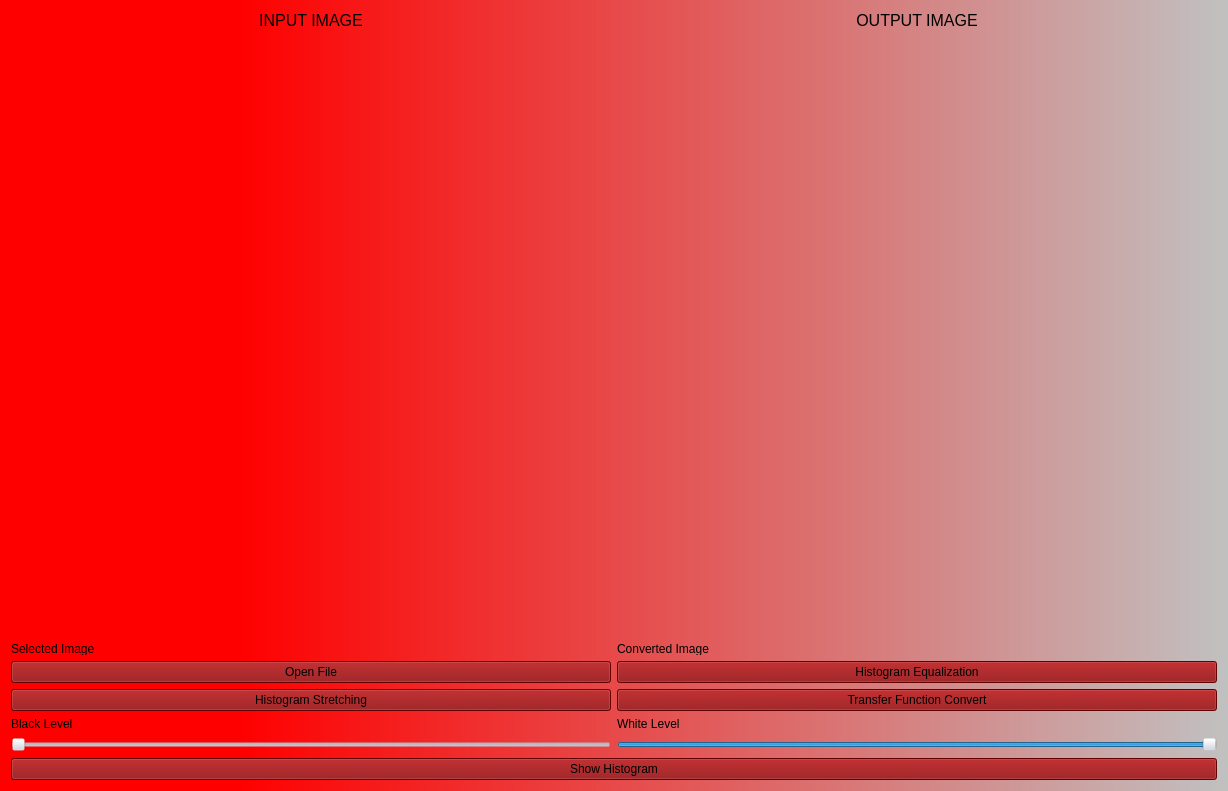
      <widget class="QWidget" name="HW3">
       <property name="styleSheet">
        <string notr="true">background-color: rgba(199, 204, 219,0);
background-color: qlineargradient(spread:pad, x1:0, y1:0, x2:1, y2:0, stop:0.194444 rgba(255, 0, 0, 255), stop:1 rgba(193, 193, 193, 255));</string>
       </property>
       <attribute name="title">
        <string>HW3</string>
       </attribute>
       <layout class="QGridLayout" name="gridLayout_2">
        <item row="6" column="0">
         <widget class="QSlider" name="blackSlider">
          <property name="styleSheet">
           <string notr="true">background-color: rgba(199, 204, 219,0);
color: rgb(0, 0, 0);</string>
          </property>
          <property name="maximum">
           <number>255</number>
          </property>
          <property name="orientation">
           <enum>Qt::Horizontal</enum>
          </property>
         </widget>
        </item>
        <item row="0" column="1">
         <widget class="QLabel" name="label_22">
          <property name="maximumSize">
           <size>
            <width>16777215</width>
            <height>25</height>
           </size>
          </property>
          <property name="font">
           <font>
            <pointsize>12</pointsize>
           </font>
          </property>
          <property name="styleSheet">
           <string notr="true">background-color: rgba(199, 204, 219,0);
color: rgb(0, 0, 0);</string>
          </property>
          <property name="text">
           <string>OUTPUT IMAGE</string>
          </property>
          <property name="alignment">
           <set>Qt::AlignCenter</set>
          </property>
         </widget>
        </item>
        <item row="1" column="1">
         <widget class="QLabel" name="newImage_2">
          <property name="minimumSize">
           <size>
            <width>600</width>
            <height>600</height>
           </size>
          </property>
          <property name="styleSheet">
           <string notr="true">background-color: rgba(199, 204, 219,0);
</string>
          </property>
          <property name="text">
           <string/>
          </property>
          <property name="alignment">
           <set>Qt::AlignJustify|Qt::AlignVCenter</set>
          </property>
         </widget>
        </item>
        <item row="2" column="0">
         <widget class="QLabel" name="label_select">
          <property name="maximumSize">
           <size>
            <width>16777215</width>
            <height>13</height>
           </size>
          </property>
          <property name="styleSheet">
           <string notr="true">background-color: rgba(199, 204, 219,0);
color: rgb(0, 0, 0);</string>
          </property>
          <property name="text">
           <string>Selected Image</string>
          </property>
         </widget>
        </item>
        <item row="3" column="0">
         <widget class="QPushButton" name="openFile">
          <property name="styleSheet">
           <string notr="true">background-color: rgb(135, 0, 2);</string>
          </property>
          <property name="text">
           <string>Open File</string>
          </property>
         </widget>
        </item>
        <item row="1" column="0">
         <widget class="QLabel" name="mainImage_2">
          <property name="minimumSize">
           <size>
            <width>600</width>
            <height>600</height>
           </size>
          </property>
          <property name="styleSheet">
           <string notr="true">background-color: rgba(199, 204, 219,0);</string>
          </property>
          <property name="text">
           <string/>
          </property>
          <property name="alignment">
           <set>Qt::AlignJustify|Qt::AlignVCenter</set>
          </property>
         </widget>
        </item>
        <item row="5" column="1">
         <widget class="QLabel" name="label_18">
          <property name="styleSheet">
           <string notr="true">background-color: rgba(199, 204, 219,0);
color: rgb(0, 0, 0);</string>
          </property>
          <property name="text">
           <string>White Level</string>
          </property>
         </widget>
        </item>
        <item row="2" column="1">
         <widget class="QLabel" name="label_convert">
          <property name="maximumSize">
           <size>
            <width>16777215</width>
            <height>13</height>
           </size>
          </property>
          <property name="styleSheet">
           <string notr="true">background-color: rgba(199, 204, 219,0);
color: rgb(0, 0, 0);</string>
          </property>
          <property name="text">
           <string>Converted Image</string>
          </property>
         </widget>
        </item>
        <item row="4" column="1">
         <widget class="QPushButton" name="transferButton">
          <property name="styleSheet">
           <string notr="true">background-color: rgb(135, 0, 2);</string>
          </property>
          <property name="text">
           <string>Transfer Function Convert</string>
          </property>
         </widget>
        </item>
        <item row="0" column="0">
         <widget class="QLabel" name="label_19">
          <property name="font">
           <font>
            <pointsize>12</pointsize>
           </font>
          </property>
          <property name="styleSheet">
           <string notr="true">background-color: rgba(199, 204, 219,0);
color: rgb(0, 0, 0);</string>
          </property>
          <property name="text">
           <string>INPUT IMAGE</string>
          </property>
          <property name="alignment">
           <set>Qt::AlignCenter</set>
          </property>
         </widget>
        </item>
        <item row="6" column="1">
         <widget class="QSlider" name="whiteSlider">
          <property name="styleSheet">
           <string notr="true">background-color: rgba(199, 204, 219,0);
color: rgb(0, 0, 0);</string>
          </property>
          <property name="maximum">
           <number>255</number>
          </property>
          <property name="value">
           <number>255</number>
          </property>
          <property name="orientation">
           <enum>Qt::Horizontal</enum>
          </property>
         </widget>
        </item>
        <item row="5" column="0">
         <widget class="QLabel" name="label_23">
          <property name="maximumSize">
           <size>
            <width>16777215</width>
            <height>15</height>
           </size>
          </property>
          <property name="styleSheet">
           <string notr="true">background-color: rgba(199, 204, 219,0);
color: rgb(0, 0, 0);</string>
          </property>
          <property name="text">
           <string>Black Level</string>
          </property>
         </widget>
        </item>
        <item row="4" column="0">
         <widget class="QPushButton" name="strecthButton">
          <property name="styleSheet">
           <string notr="true">background-color: rgb(135, 0, 2);</string>
          </property>
          <property name="text">
           <string>Histogram Stretching</string>
          </property>
         </widget>
        </item>
        <item row="3" column="1">
         <widget class="QPushButton" name="equButton">
          <property name="styleSheet">
           <string notr="true">background-color: rgb(135, 0, 2);</string>
          </property>
          <property name="text">
           <string>Histogram Equalization</string>
          </property>
         </widget>
        </item>
        <item row="7" column="0" colspan="2">
         <widget class="QPushButton" name="histogramBtn">
          <property name="styleSheet">
           <string notr="true">background-color: rgb(135, 0, 2);</string>
          </property>
          <property name="text">
           <string>Show Histogram</string>
          </property>
         </widget>
        </item>
       </layout>
      </widget>
